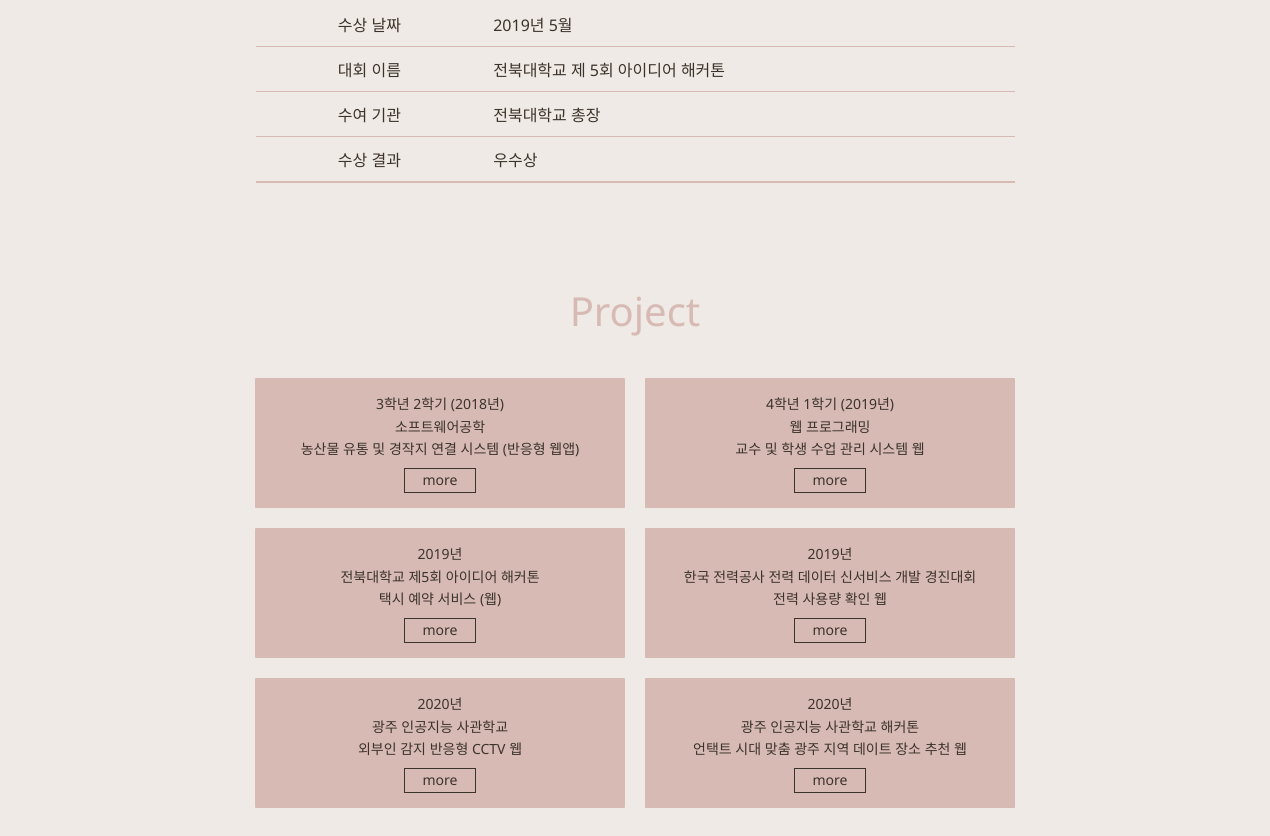
The app's page / (lower part), older data.
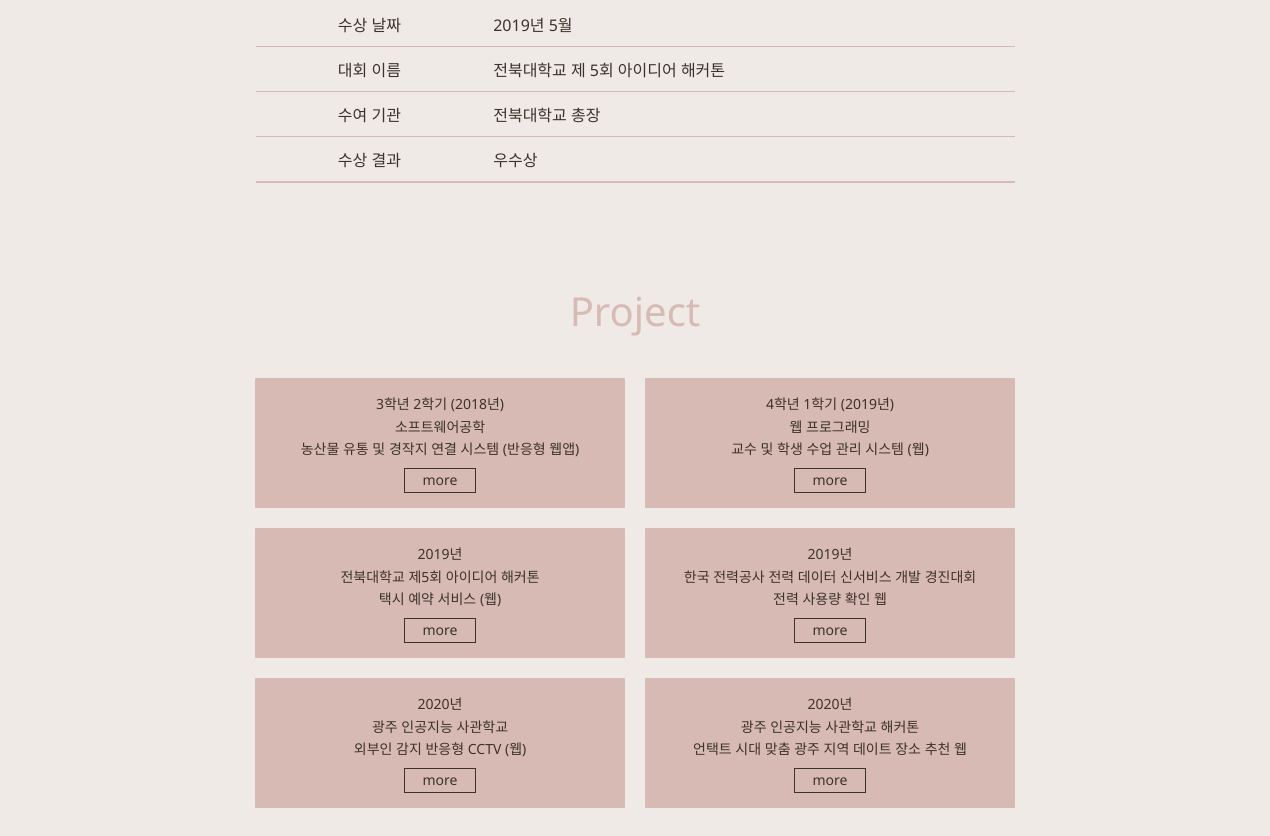
The same page, newer data.
### siaApp/models.py (models this page shows)
class ProjectList(models.Model):
    proj_date = models.CharField(max_length = 30)
    proj_group = models.CharField(max_length = 30)
    proj_topic = models.TextField()
    proj_overview = models.TextField()
    proj_summary = models.TextField()
    proj_img = models.ImageField(upload_to='images/', blank = True, null = True)

### siaApp/views.py (the view)
# urls.py: path('', views.index, name="index"),
def index(request):
    project_list = ProjectList.objects.all()
    award_list = AwardList.objects.all()
    activities_list = ActivitiesList.objects.all()
    context = {
        'project_list' : project_list,
        'award_list' : award_list,
        'activities_list' : activities_list
    }
    return render(request, 'index.html', context)

### siaApp/templates/index.html (shortened to what this page needs)
<!DOCTYPE html>
<html lang="en">
<head>
    {% load static %}
    <link rel="stylesheet" type="text/css" href="{% static 'css/style.css' %}" />
    <link rel="stylesheet" type="text/css" href="{% static 'css/index.css' %}" />
    <link href="https://fonts.googleapis.com/css2?family=Noto+Sans:wght@400;700&display=swap" rel="stylesheet"></head>
<body>
    <div class = "body_container">
        <div id = "Awards" class = "flex">
            <div class = "table_container">
                {% for award in award_list %}
                <table>
                    <tr>
                        <td>수상 날짜</td>
                        <td>{{award.award_date}}</td>
                    </tr>
                    <tr>
                        <td>대회 이름</td>
                        <td>{{award.award_contest}} </td>
                    </tr>
                    <tr>
                        <td>수여 기관</td>
                        <td>{{award.award_host}}</td>
                    </tr>
                    <tr>
                        <td>수상 결과</td>
                        <td>{{award.award_result}}</td>
                    </tr>
                </table>
                {% endfor %}
            </div>
        </div>
        <div id = "Project" class = "flex" style="margin-bottom: 100px;">
            <p>Project</p>
            <div class = "Project_container">
                {% for project in project_list %}
                <div class = "box">
                    {{project.proj_date}} <br>
                    {{project.proj_group}} <br>
                    {{project.proj_topic}} <br>
                    <a href = "{% url 'detail' project.pk %}">more</a>
                </div>
                {% endfor %}
            </div>
        </div>
    </div>
</body>
</html>

Row changes from the older to the newer data that the page shows:
changed ProjectList "4학년 1학기 (2019년)": proj_topic "교수 및 학생 수업 관리 시스템 웹" → "교수 및 학생 수업 관리 시스템 (웹)"
changed ProjectList "광주 인공지능 사관학교": proj_topic "외부인 감지 반응형 CCTV 웹" → "외부인 감지 반응형 CCTV (웹)"
